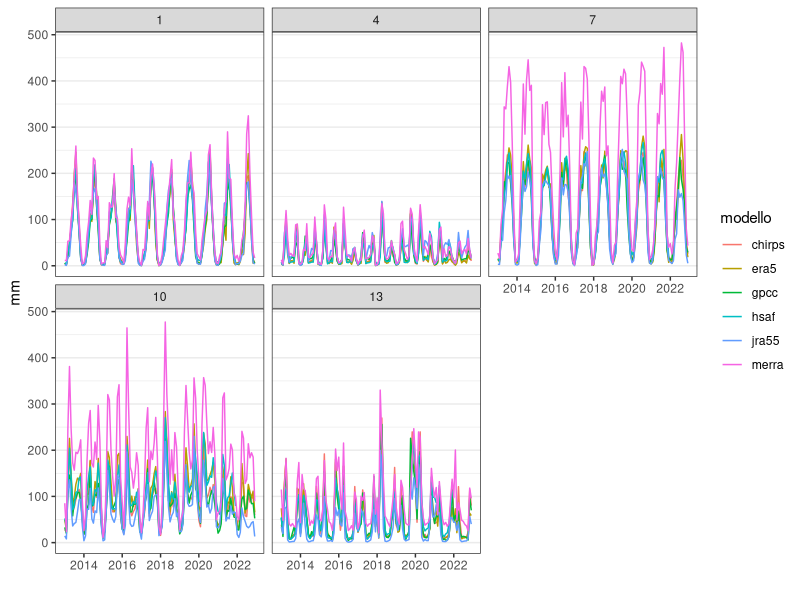

Reproduce this figure in R.
## ---- chunk 1
library("ggplot2")
library("readr")
library("dplyr")
## ---- chunk 2
read_delim("sintesi_cluster.csv",delim=";",col_names = TRUE) |>
  mutate(yy=as.Date(yy)) |>
  ggplot()+
  geom_line(aes(x=yy,y=sintesi,colour=modello,group=modello))+
  facet_wrap(~cluster)+
  xlab("")+
  ylab("mm")+
  theme_bw()+
  theme(panel.grid.major.x =element_blank(),
        panel.grid.minor.x = element_blank())
